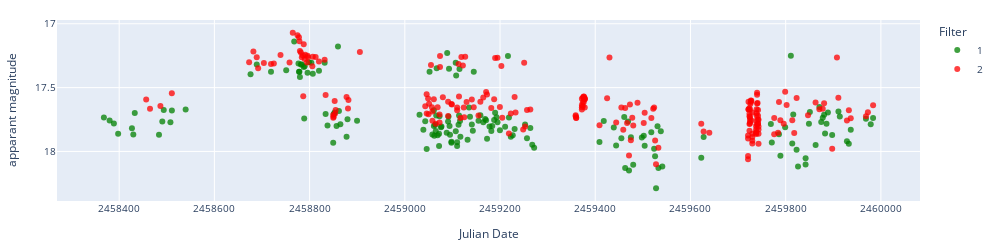
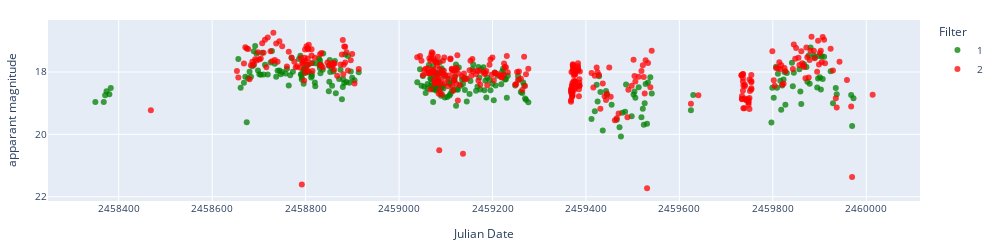
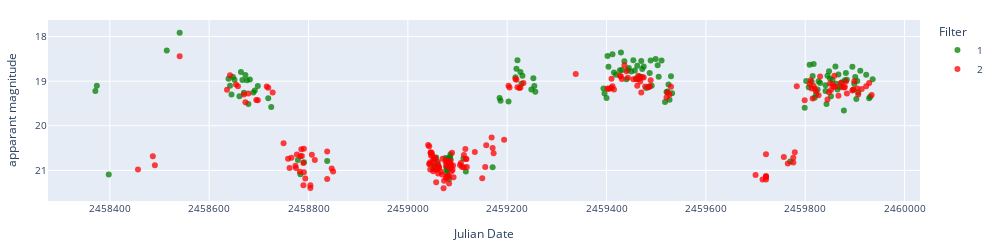
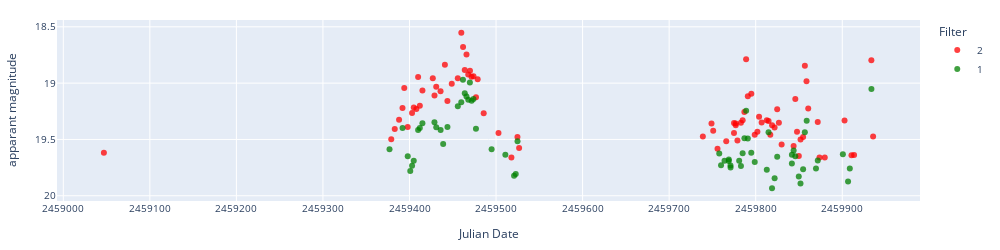

These figures' notebook cell, in order:
### Markdown cell above
### Display light curves

### Code cell
date = '2023_03_24'
date2 = '2023_03_25'

object = 'ZTF18aakynpt'

# Apply errorbars
error = False

if error == True:
        errColalerce1 = 'sigmapsf'
        errColalerce2 = 'sigmapsf_corr_revised'
        errCollasair1 = 'sigmapsf'
        errCollasair2 = 'dc_sigmag'
else:
    errColalerce1 = None
    errColalerce2 = None
    errCollasair1 = None
    errCollasair2 = None

display_start = 0
display_end = 40

# objlist = df_ZTF_CVs[df_ZTF_CVs['Type'].str.contains('DQ', na=False)]['Xmatch_obj'].iloc[display_start:display_end]
# objtype = df_ZTF_CVs[df_ZTF_CVs['Type'].str.contains('DQ', na=False)]['Type'].iloc[display_start:display_end]
# name = df_ZTF_CVs[df_ZTF_CVs['Type'].str.contains('DQ', na=False)]['Name'].iloc[display_start:display_end]

class_list = ['CV','CV+E']
print(f'Number of objects: {df_ZTF_CVs[df_ZTF_CVs["Type"].isin(class_list)].shape[0]}')

objlist = df_ZTF_CVs[df_ZTF_CVs['Type'].isin(class_list)]['Xmatch_obj'].iloc[display_start:display_end]
objtype = df_ZTF_CVs[df_ZTF_CVs['Type'].isin(class_list)]['Type'].iloc[display_start:display_end]
name = df_ZTF_CVs[df_ZTF_CVs['Type'].isin(class_list)]['Name'].iloc[display_start:display_end]

i=0
for object, type, name in zip(objlist, objtype, name):

    print(i, object, type, name)
    # Display difference magnitude light curve.
    # try:
    #     lc_alerce = pd.read_json(f'../lightcurves_dataset/alerce_{date}/{object}.json')
    #     lc_alerce_appmag = alerce_clean(lc_alerce, magerrlim=1)

    #     print('Alerce difference magnitude')
    #     display_lightcurve(lc_alerce,x='mjd',y='magpsf',errorCol=errColalerce1)
    #     print('Alerce apparent magnitude')
    #     display_lightcurve(lc_alerce_appmag,x='mjd',y='magpsf_corr',errorCol=errColalerce2)

    #     # Display lasair apparent magnitude light curves.
    #     lc_lasair = load_lasair_lc(object, path=f'../lightcurves_dataset/lasair_{date2}')
    #     lc_lasair_appmag = lasair_clean(lc_lasair, limit=25, magerrlim=1)

    #     print('Lasair apparent magnitude')
    #     display_lightcurve(lc_lasair_appmag,x='jd',y='dc_mag',errorCol=errCollasair2)
    #     i+=1
    # except:
    # Display lasair difference magnitude and apparent magnitude light curves.
    lc_lasair = load_lasair_lc(object, path=f'../lightcurves_dataset/lasair_{date2}')
    lc_lasair_appmag = lasair_clean(lc_lasair, limit=25, magerrlim=1)

    # print('Lasair difference magnitude')
    # display_lightcurve(lc_lasair,x='jd',y='magpsf',errorCol=errCollasair1)
    print('Lasair apparent magnitude')
    display_lightcurve(lc_lasair_appmag,x='jd',y='dc_mag',errorCol=errCollasair2)
    i+=1

### Figure 1 — Plotly figure (JSON) as saved in the notebook; plotly's stock layout.template omitted (floating-point values rounded to 4 significant figures; data arrays with more than 128 entries replaced by an {"elided": "..."} marker saying what was removed)
{"data": [{"hovertemplate": "Filter=1<br>Julian Date=%{x}<br>apparant magnitude=%{y}<extra></extra>", "legendgroup": "1", "marker": {"color": "green", "opacity": 0.75, "symbol": "circle"}, "mode": "markers", "name": "1", "orientation": "v", "showlegend": true, "type": "scatter", "x": {"elided": "169 float values"}, "xaxis": "x", "y": {"elided": "169 float values"}, "yaxis": "y"}, {"hovertemplate": "Filter=2<br>Julian Date=%{x}<br>apparant magnitude=%{y}<extra></extra>", "legendgroup": "2", "marker": {"color": "red", "opacity": 0.75, "symbol": "circle"}, "mode": "markers", "name": "2", "orientation": "v", "showlegend": true, "type": "scatter", "x": {"elided": "219 float values"}, "xaxis": "x", "y": {"elided": "219 float values"}, "yaxis": "y"}], "layout": {"font": {"size": 10}, "height": 250, "legend": {"title": {"text": "Filter"}, "tracegroupgap": 0}, "margin": {"b": 20, "l": 20, "r": 20, "t": 20}, "width": 1000, "xaxis": {"anchor": "y", "domain": [0, 1], "tickformat": "float", "title": {"text": "Julian Date"}}, "yaxis": {"anchor": "x", "autorange": "reversed", "domain": [0, 1], "title": {"text": "apparant magnitude"}}}}

### Figure 2 — Plotly figure (JSON) as saved in the notebook; plotly's stock layout.template omitted (floating-point values rounded to 4 significant figures; data arrays with more than 128 entries replaced by an {"elided": "..."} marker saying what was removed)
{"data": [{"hovertemplate": "Filter=1<br>Julian Date=%{x}<br>apparant magnitude=%{y}<extra></extra>", "legendgroup": "1", "marker": {"color": "green", "opacity": 0.75, "symbol": "circle"}, "mode": "markers", "name": "1", "orientation": "v", "showlegend": true, "type": "scatter", "x": {"elided": "275 float values"}, "xaxis": "x", "y": {"elided": "275 float values"}, "yaxis": "y"}, {"hovertemplate": "Filter=2<br>Julian Date=%{x}<br>apparant magnitude=%{y}<extra></extra>", "legendgroup": "2", "marker": {"color": "red", "opacity": 0.75, "symbol": "circle"}, "mode": "markers", "name": "2", "orientation": "v", "showlegend": true, "type": "scatter", "x": {"elided": "372 float values"}, "xaxis": "x", "y": {"elided": "372 float values"}, "yaxis": "y"}], "layout": {"font": {"size": 10}, "height": 250, "legend": {"title": {"text": "Filter"}, "tracegroupgap": 0}, "margin": {"b": 20, "l": 20, "r": 20, "t": 20}, "width": 1000, "xaxis": {"anchor": "y", "domain": [0, 1], "tickformat": "float", "title": {"text": "Julian Date"}}, "yaxis": {"anchor": "x", "autorange": "reversed", "domain": [0, 1], "title": {"text": "apparant magnitude"}}}}

### Figure 3 — Plotly figure (JSON) as saved in the notebook; plotly's stock layout.template omitted (floating-point values rounded to 4 significant figures; data arrays with more than 128 entries replaced by an {"elided": "..."} marker saying what was removed)
{"data": [{"hovertemplate": "Filter=1<br>Julian Date=%{x}<br>apparant magnitude=%{y}<extra></extra>", "legendgroup": "1", "marker": {"color": "green", "opacity": 0.75, "symbol": "circle"}, "mode": "markers", "name": "1", "orientation": "v", "showlegend": true, "type": "scatter", "x": {"elided": "147 float values"}, "xaxis": "x", "y": {"elided": "147 float values"}, "yaxis": "y"}, {"hovertemplate": "Filter=2<br>Julian Date=%{x}<br>apparant magnitude=%{y}<extra></extra>", "legendgroup": "2", "marker": {"color": "red", "opacity": 0.75, "symbol": "circle"}, "mode": "markers", "name": "2", "orientation": "v", "showlegend": true, "type": "scatter", "x": {"elided": "194 float values"}, "xaxis": "x", "y": {"elided": "194 float values"}, "yaxis": "y"}], "layout": {"font": {"size": 10}, "height": 250, "legend": {"title": {"text": "Filter"}, "tracegroupgap": 0}, "margin": {"b": 20, "l": 20, "r": 20, "t": 20}, "width": 1000, "xaxis": {"anchor": "y", "domain": [0, 1], "tickformat": "float", "title": {"text": "Julian Date"}}, "yaxis": {"anchor": "x", "autorange": "reversed", "domain": [0, 1], "title": {"text": "apparant magnitude"}}}}

### Figure 4 — Plotly figure (JSON) as saved in the notebook; plotly's stock layout.template omitted (floating-point values rounded to 4 significant figures)
{"data": [{"hovertemplate": "Filter=2<br>Julian Date=%{x}<br>apparant magnitude=%{y}<extra></extra>", "legendgroup": "2", "marker": {"color": "red", "opacity": 0.75, "symbol": "circle"}, "mode": "markers", "name": "2", "orientation": "v", "showlegend": true, "type": "scatter", "x": [2459000.0, 2459000.0, 2459000.0, 2459000.0, 2459000.0, 2459000.0, 2459000.0, 2459000.0, 2459000.0, 2459000.0, 2459000.0, 2459000.0, 2459000.0, 2459000.0, 2459000.0, 2459000.0, 2459000.0, 2459000.0, 2459000.0, 2459000.0, 2459000.0, 2459000.0, 2459000.0, 2459000.0, 2459000.0, 2459000.0, 2459000.0, 2459000.0, 2459000.0, 2459000.0, 2459000.0, 2459000.0, 2460000.0, 2460000.0, 2460000.0, 2460000.0, 2460000.0, 2460000.0, 2460000.0, 2460000.0, 2460000.0, 2460000.0, 2460000.0, 2460000.0, 2460000.0, 2460000.0, 2460000.0, 2460000.0, 2460000.0, 2460000.0, 2460000.0, 2460000.0, 2460000.0, 2460000.0, 2460000.0, 2460000.0, 2460000.0, 2460000.0, 2460000.0, 2460000.0, 2460000.0, 2460000.0, 2460000.0, 2460000.0, 2460000.0, 2460000.0, 2460000.0, 2460000.0, 2460000.0, 2460000.0, 2460000.0, 2460000.0, 2460000.0, 2460000.0, 2460000.0, 2460000.0, 2460000.0, 2460000.0, 2460000.0, 2460000.0, 2460000.0], "xaxis": "x", "y": [19.62, 19.5, 19.41, 19.33, 19.22, 19.04, 19.39, 19.26, 19.22, 19.23, 18.95, 19.2, 19.07, 18.96, 19.11, 19.03, 19.07, 18.84, 19.16, 19.01, 18.96, 18.55, 18.68, 18.88, 18.75, 18.92, 18.89, 18.94, 18.94, 19.12, 18.97, 19.27, 19.44, 19.66, 19.48, 19.58, 19.47, 19.36, 19.42, 19.58, 19.52, 19.44, 19.35, 19.37, 19.36, 19.51, 19.35, 19.33, 19.26, 18.79, 19.12, 19.1, 19.46, 19.43, 19.3, 19.35, 19.33, 19.34, 19.46, 19.37, 19.39, 19.23, 19.35, 19.54, 19.56, 19.14, 19.43, 19.65, 19.5, 19.48, 18.84, 18.98, 19.22, 19.34, 19.66, 19.66, 19.33, 19.64, 19.64, 18.8, 19.47], "yaxis": "y"}, {"hovertemplate": "Filter=1<br>Julian Date=%{x}<br>apparant magnitude=%{y}<extra></extra>", "legendgroup": "1", "marker": {"color": "green", "opacity": 0.75, "symbol": "circle"}, "mode": "markers", "name": "1", "orientation": "v", "showlegend": true, "type": "scatter", "x": [2459000.0, 2459000.0, 2459000.0, 2459000.0, 2459000.0, 2459000.0, 2459000.0, 2459000.0, 2459000.0, 2459000.0, 2459000.0, 2459000.0, 2459000.0, 2459000.0, 2459000.0, 2459000.0, 2459000.0, 2459000.0, 2459000.0, 2459000.0, 2459000.0, 2459000.0, 2459000.0, 2459000.0, 2459000.0, 2460000.0, 2460000.0, 2460000.0, 2460000.0, 2460000.0, 2460000.0, 2460000.0, 2460000.0, 2460000.0, 2460000.0, 2460000.0, 2460000.0, 2460000.0, 2460000.0, 2460000.0, 2460000.0, 2460000.0, 2460000.0, 2460000.0, 2460000.0, 2460000.0, 2460000.0, 2460000.0, 2460000.0, 2460000.0, 2460000.0, 2460000.0, 2460000.0, 2460000.0, 2460000.0, 2460000.0, 2460000.0, 2460000.0, 2460000.0, 2460000.0, 2460000.0, 2460000.0, 2460000.0, 2460000.0], "xaxis": "x", "y": [19.59, 19.4, 19.65, 19.78, 19.73, 19.69, 19.42, 19.4, 19.36, 19.35, 19.39, 19.42, 19.54, 19.39, 19.2, 19.17, 18.97, 19.09, 19.12, 19.15, 18.99, 19.16, 19.14, 19.41, 19.59, 19.64, 19.82, 19.81, 19.52, 19.62, 19.73, 19.69, 19.69, 19.68, 19.73, 19.75, 19.69, 19.73, 19.62, 19.49, 19.25, 19.49, 19.62, 19.7, 19.77, 19.44, 19.93, 19.84, 19.65, 19.71, 19.64, 19.6, 19.65, 19.83, 19.89, 19.76, 19.44, 19.33, 19.76, 19.69, 19.63, 19.87, 19.76, 19.05], "yaxis": "y"}], "layout": {"font": {"size": 10}, "height": 250, "legend": {"title": {"text": "Filter"}, "tracegroupgap": 0}, "margin": {"b": 20, "l": 20, "r": 20, "t": 20}, "width": 1000, "xaxis": {"anchor": "y", "domain": [0, 1], "tickformat": "float", "title": {"text": "Julian Date"}}, "yaxis": {"anchor": "x", "autorange": "reversed", "domain": [0, 1], "title": {"text": "apparant magnitude"}}}}
